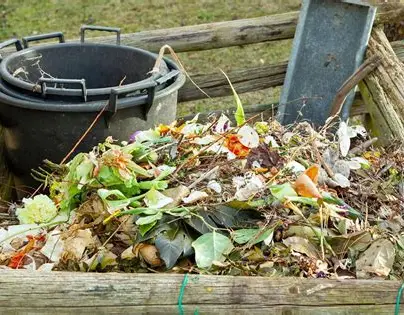
#> input picture backend/uploads/complaints/0077d6d0-5f62-49fa-849b-44db338388d3.jpg, 404 x 315 px; its folder holds only this picture in this run
$ python -i augmenter.py   (imports and definitions only)
#> lines starting #> are read from the running program, lines starting #| are printed output that depends on the picture
#> further down, picture is the input picture: shape (315, 404, 3); mean B, G, R 98.9, 128.5, 131.2
import os
import cv2
import numpy as np
import random
from pathlib import Path

class Augmenter:
    def __init__(self, source_dir="testing/datasets/mock_images", output_dir="testing/datasets/edge_cases"):
        self.source_dir = Path(source_dir)
        self.output_dir = Path(output_dir)
        self.output_dir.mkdir(parents=True, exist_ok=True)

    def apply_noise(self, image):
        """Adds Gaussian noise to the image."""
        row, col, ch = image.shape
        mean = 0
        var = 0.1
        sigma = var**0.5
        gauss = np.random.normal(mean, sigma, (row, col, ch))
        gauss = gauss.reshape(row, col, ch)
        noisy = image + gauss
        return np.clip(noisy, 0, 255).astype(np.uint8)

    def apply_blur(self, image):
        """Adds blur to the image."""
        return cv2.blur(image, (5, 5))

    def apply_low_light(self, image):
        """Reduces brightness of the image."""
        hsv = cv2.cvtColor(image, cv2.COLOR_BGR2HSV)
#> hsv: shape (315, 404, 3); mean H, S, V 37.3, 83.6, 136.3
        h, s, v = cv2.split(hsv)
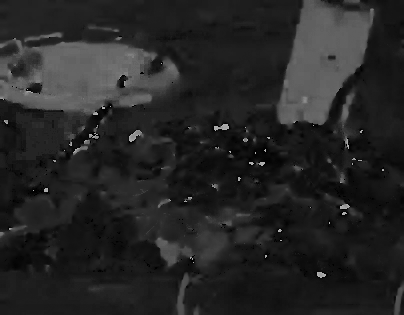
#> h: shape (315, 404); min 0, max 179, mean 37.3
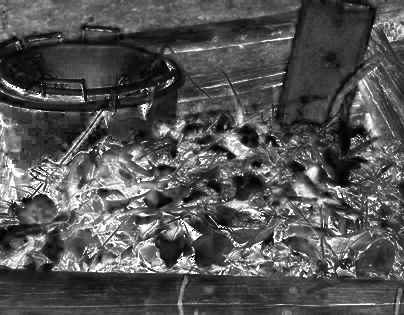
#> s: shape (315, 404); min 0, max 255, mean 83.6
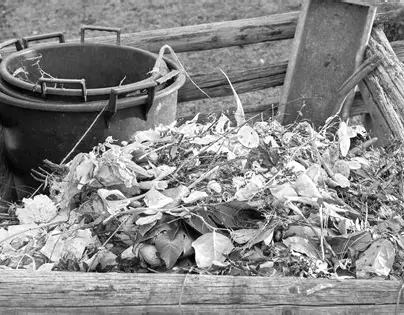
#> v: shape (315, 404); min 0, max 255, mean 136.3
        v = cv2.add(v, -50)
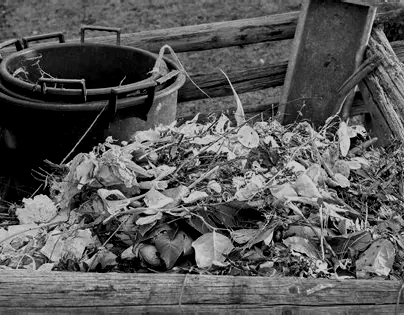
#> v: shape (315, 404); min 0, max 205, mean 88
        v = np.clip(v, 0, 255)
        final_hsv = cv2.merge((h, s, v))
#> final_hsv: shape (315, 404, 3); mean H, S, V 37.3, 83.6, 88
        return cv2.cvtColor(final_hsv, cv2.COLOR_HSV2BGR)
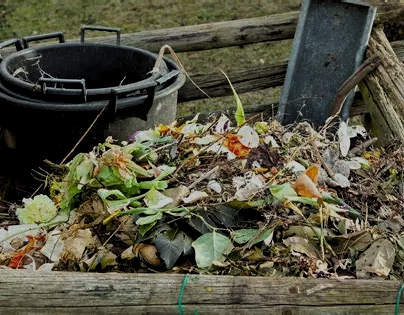
#> returned value: shape (315, 404, 3); mean B, G, R 64.5, 83.1, 84.9

    def augment_dataset(self):
        """Processes all images in source_dir and applies augmentations."""
        if not self.source_dir.exists():
            print(f"Source directory {self.source_dir} not found.")
            return

        for img_path in self.source_dir.glob("*.jpg"):
            img = cv2.imread(str(img_path))
            if img is None:
                continue

            name = img_path.stem

            # Save original
            cv2.imwrite(str(self.output_dir / f"{name}_original.jpg"), img)

            # Apply and save augmentations
            cv2.imwrite(str(self.output_dir / f"{name}_noise.jpg"), self.apply_noise(img))
            cv2.imwrite(str(self.output_dir / f"{name}_blur.jpg"), self.apply_blur(img))
            cv2.imwrite(str(self.output_dir / f"{name}_lowlight.jpg"), self.apply_low_light(img))

        print(f"Augmentation complete. Output saved to {self.output_dir}")

# [3 lines not run here, left out]

>>> import cv2
>>> picture = cv2.imread('../../backend/uploads/complaints/0077d6d0-5f62-49fa-849b-44db338388d3.jpg')
>>> result = Augmenter().apply_low_light(picture)

$ run again, on backend/uploads/complaints/02bfc787-05ce-4ade-ad80-aad36cd3fd6f.jpg
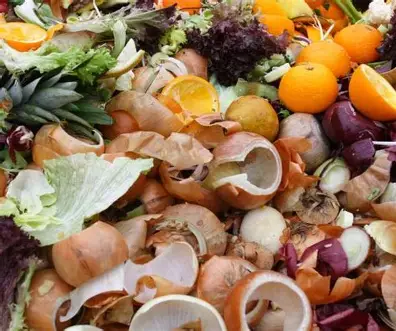
#> input picture backend/uploads/complaints/02bfc787-05ce-4ade-ad80-aad36cd3fd6f.jpg, 396 x 331 px
#> picture is the input picture: shape (331, 396, 3); mean B, G, R 85.3, 117.6, 150.8
#> hsv: shape (331, 396, 3); mean H, S, V 33.8, 124.6, 152.5
#> in apply_low_light, `v = cv2.add(v, -50)`:
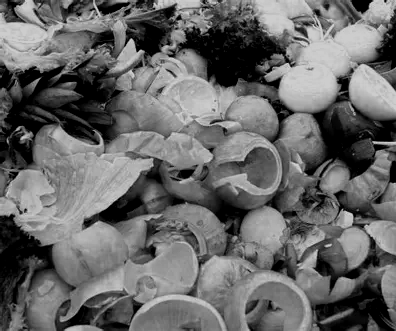
#> v: shape (331, 396); min 0, max 205, mean 104
#> final_hsv: shape (331, 396, 3); mean H, S, V 33.8, 124.6, 104
#> in apply_low_light, `return cv2.cvtColor(final_hsv, cv2.COLOR_HSV2BGR)`:
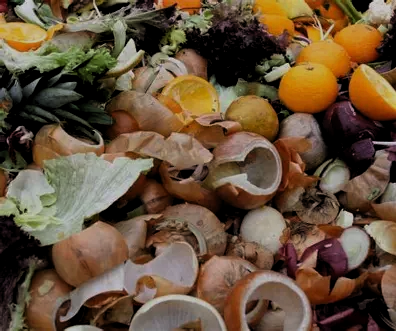
#> returned value: shape (331, 396, 3); mean B, G, R 59.2, 81.6, 103

$ run again, on backend/uploads/complaints/1f9678b5-fbde-4ee5-b2f8-9b1b1785d3e8.jpg
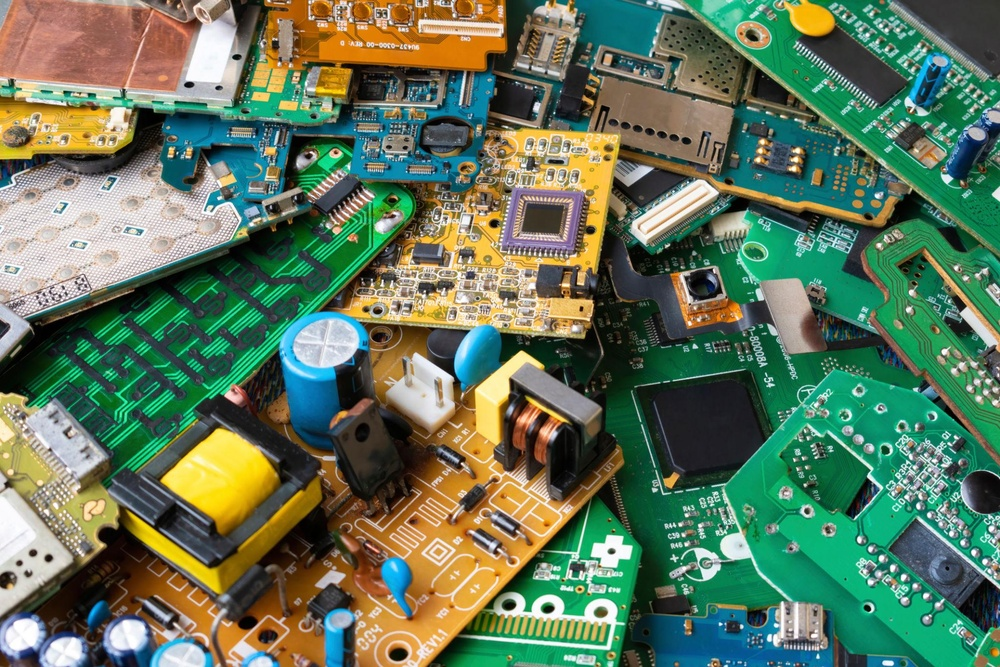
#> input picture backend/uploads/complaints/1f9678b5-fbde-4ee5-b2f8-9b1b1785d3e8.jpg, 1000 x 667 px, shrunk from 2048 x 1365 before the run
#> picture is the input picture: shape (667, 1000, 3); mean B, G, R 91.3, 118.2, 95.4
#> hsv: shape (667, 1000, 3); mean H, S, V 58.4, 135.1, 133.4
#> in apply_low_light, `v = cv2.add(v, -50)`:
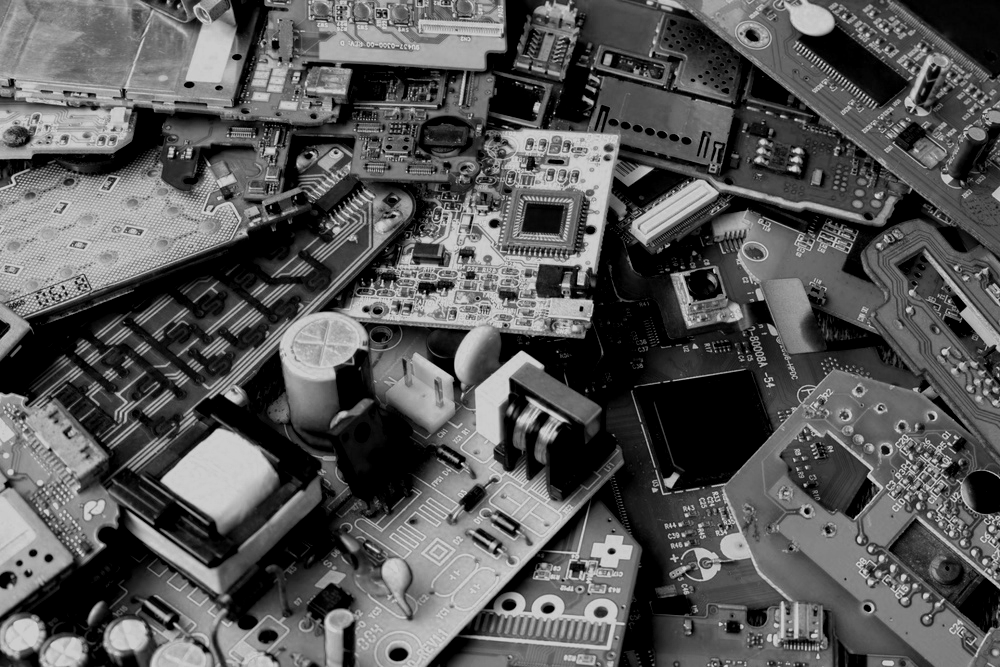
#> v: shape (667, 1000); min 0, max 205, mean 86.5
#> final_hsv: shape (667, 1000, 3); mean H, S, V 58.4, 135.1, 86.5
#> in apply_low_light, `return cv2.cvtColor(final_hsv, cv2.COLOR_HSV2BGR)`:
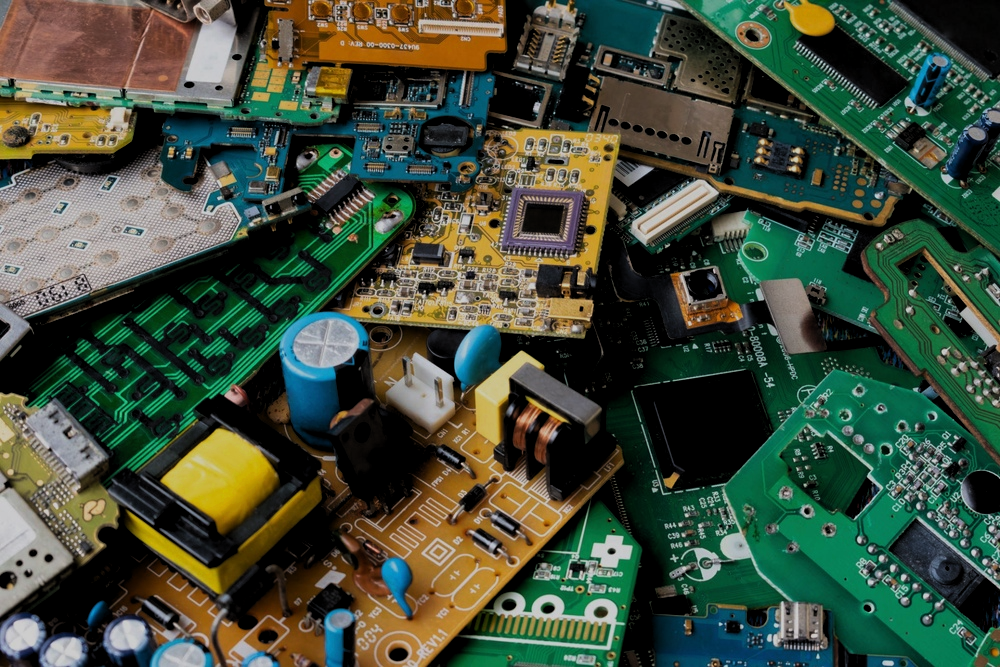
#> returned value: shape (667, 1000, 3); mean B, G, R 58.6, 76.2, 63.5
